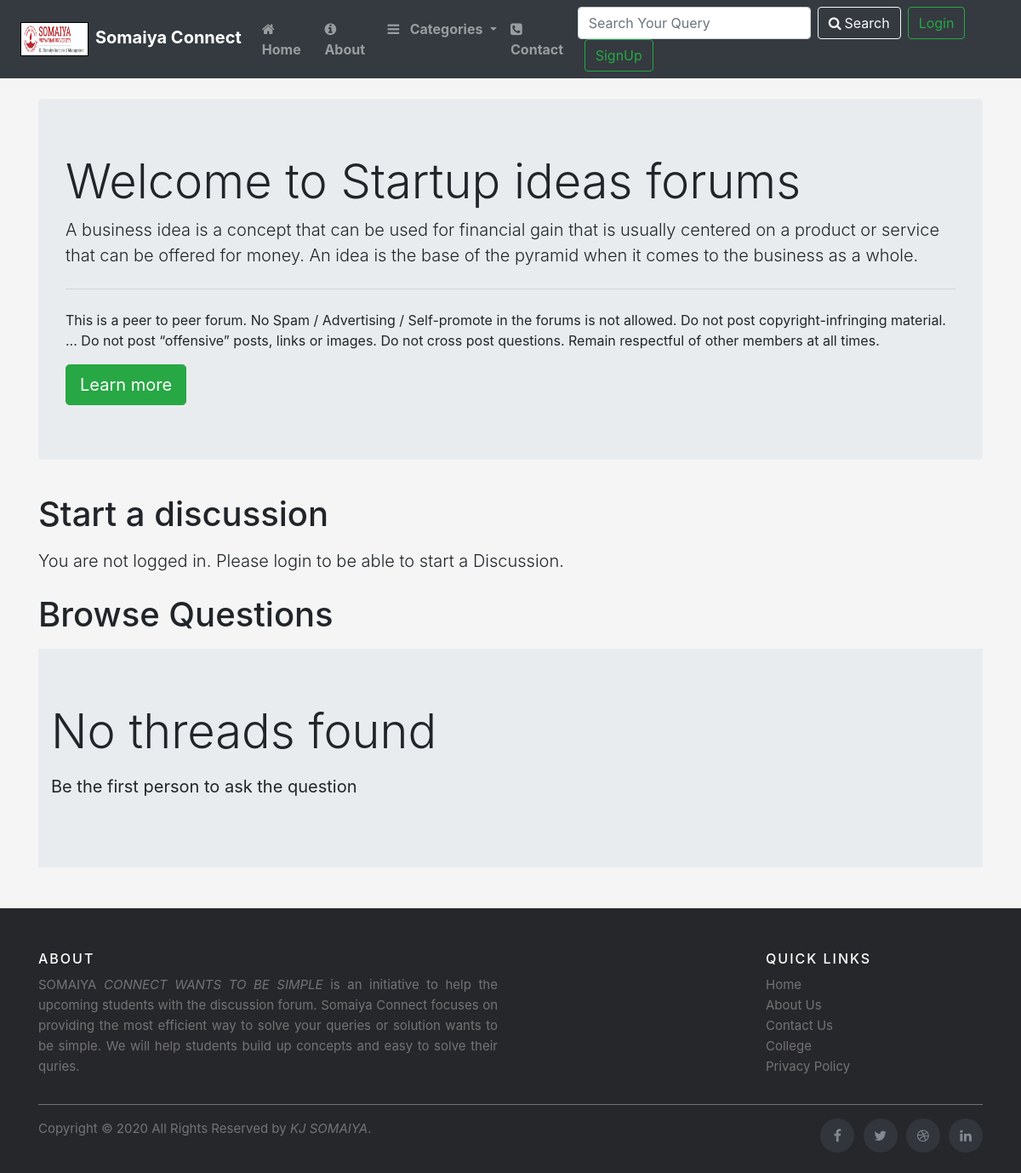
The page /threadlist.php?catid=4 on the database as committed earlier.
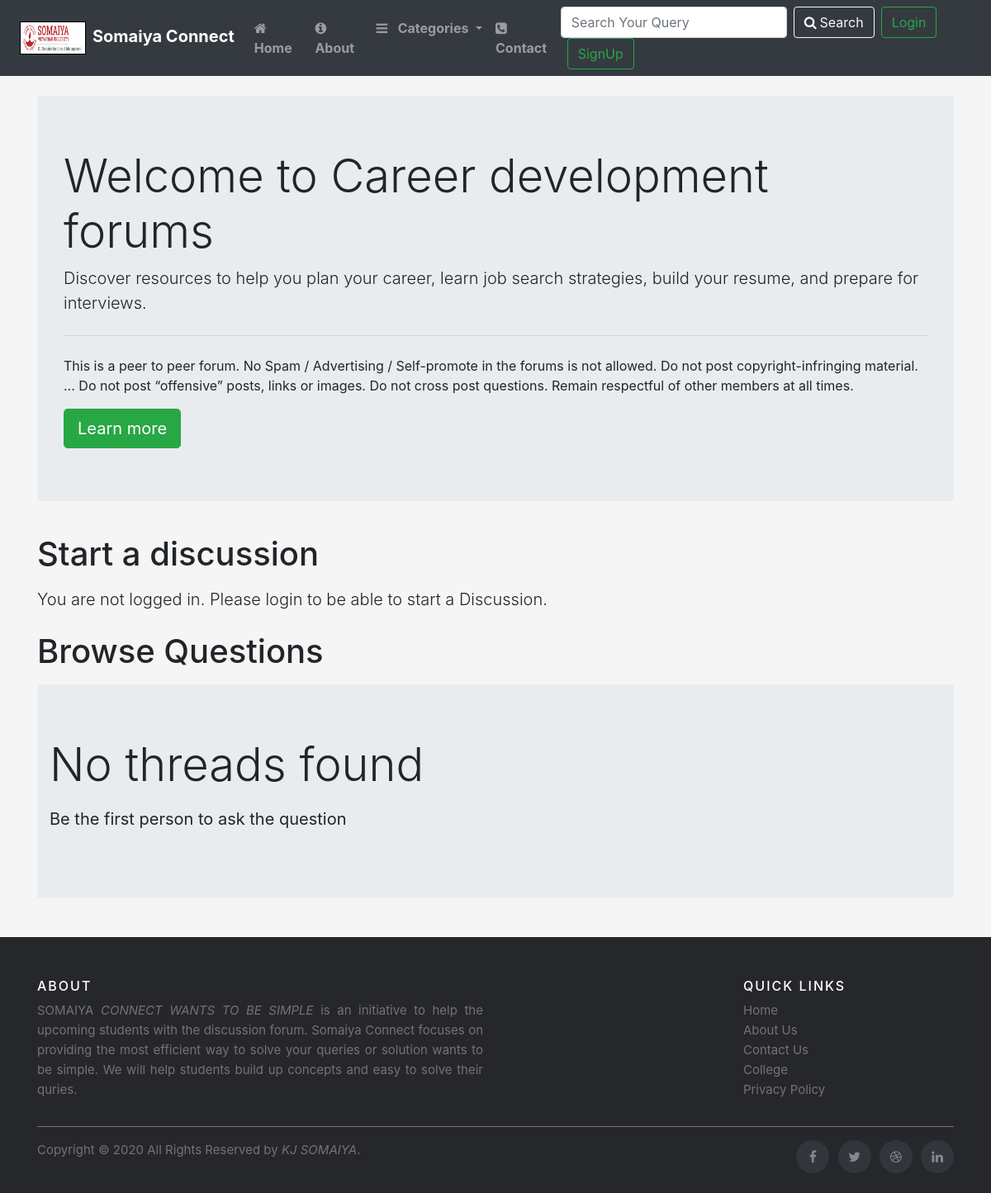
The same page on the database as committed later.
### tables this page shows
CREATE TABLE `categories` (
  `category_id` int(8) NOT NULL,
  `category_name` varchar(255) NOT NULL,
  `category_description` varchar(255) NOT NULL,
  `created` datetime DEFAULT current_timestamp()
);

### threadlist.php (the view, shortened to what this page needs)
<!doctype html>
<html lang="en">
<head>
    <link rel="stylesheet" href="https://stackpath.bootstrapcdn.com/bootstrap/4.5.0/css/bootstrap.min.css"
>
        <link rel="stylesheet" href="https://cdnjs.cloudflare.com/ajax/libs/font-awesome/4.7.0/css/font-awesome.min.css">
</head>
<body>
    <?php include 'partial/_header.php'; ?>
    <?php
      $id=$_GET['catid'];
      $sql="SELECT * FROM `categories` WHERE `category_id`=$id";
      $result=mysqli_query($conn, $sql);
      while($row=mysqli_fetch_assoc($result)){
       $catname=$row['category_name'];
       $catdesc=$row['category_description'];
      }
    ?>
    <div class="container my-4">
        <div class="jumbotron">
            <h1 class="display-4">Welcome to <?php echo $catname; ?> forums</h1>
            <p class="lead"><?php echo $catdesc; ?></p>
            <hr class="my-4">
            <p>This is a peer to peer forum. No Spam / Advertising /
                Self-promote in the forums is not allowed. Do not post copyright-infringing material. ...
                Do not post “offensive” posts, links or images. Do not cross post questions.
                Remain respectful of other members at all times.</p>
            <a class="btn btn-success btn-lg" href="#" role="button">Learn more</a>
        </div>
    </div>
    <?php
 if(isset($_SESSION['loggedin']) && $_SESSION['loggedin']=true){
    echo '<div class="container">
        <h1 class="py-2">Start a discussion</h1>
        <form action="'.$_SERVER['REQUEST_URI'].'" method="post">
    <div class="form-group">
        <label for="title">Problem Title</label>
        <input type="text" class="form-control" id="title" name="title" aria-describedby="titleHelp" Required>
        <small id="titleHelp" class="form-text text-muted">Keep your title as short and crisp as
            possible</small>
    </div>
    <input type="hidden" name="sno" value="'.$_SESSION['sno'].'">
    <div class="form-group">
        <label for="exampleFormControlTextarea1">Elaborate Your Problem</label>
        <textarea class="form-control" id="desc" name="desc" rows="3" required></textarea>
    </div>
    <button type="submit" class="btn btn-success">Submit</button>
    </form>
    </div>';
    }
    else{
    echo '   <div class="container">
    <h1 class="py-2">Start a discussion</h1>
    <p class="lead">You are not logged in. Please login to be able to start a Discussion.</p>
  </div>';
    }
    ?>
    <div class="container mb-5">
        <h1 class="py-2">Browse Questions</h1>
        <?php
      $noResult=true;
    if($noResult){
        echo '<div class="jumbotron jumbotron-fluid">
        <div class="container">
          <p class="display-4">No threads found</p>
          <p class="lead"><b>Be the first person to ask the question</b></p>
        </div>
      </div>';
    }
    ?>
    </div>
    <?php include 'partial/footer.php';  ?>
</body>
</html>

### partial new/partial/_header.php (shortened to what this page needs)
<?php
echo '<nav class="navbar navbar-expand-xl navbar-dark bg-dark">
<a class="navbar-brand" href="/collage_forum"><img src="logo.jpg" class="mx-2" width="80px" height="40px" style="border: 1px solid black; border-radius: 0%;"><b>Somaiya Connect</b></a>
<button class="navbar-toggler" type="button" data-toggle="collapse" data-target="#navbarSupportedContent" aria-controls="navbarSupportedContent" aria-expanded="false" aria-label="Toggle navigation">
  <span class="navbar-toggler-icon"></span>
</button>
<div class="collapse navbar-collapse" id="navbarSupportedContent">
  <ul class="navbar-nav mr-auto">
    <li class="nav-item ">
      <a class="nav-link" href="/collage_forum"><i class="fa fa-home mr-2" aria-hidden="true"></i><b>Home</b> <span class="sr-only">(current)</span></a>
    </li>
    <li class="nav-item">
      <a class="nav-link" href="about.php"><i class="fa fa-info-circle mr-2" aria-hidden="true"></i><b>About</b></a>
    </li>
    <li class="nav-item dropdown">
    <a class="nav-link dropdown-toggle" href="#" id="navbarDropdown" role="button" data-toggle="dropdown" aria-haspopup="true" aria-expanded="false"><i class="fa fa-bars mr-2" aria-hidden="true"></i>
    <b>Categories</b>
    </a>
    <div class="dropdown-menu" aria-labelledby="navbarDropdown">';
    echo '</div>
    </li>
    <li class="nav-item">
      <a class="nav-link" href="contact.php"><i class="fa fa-phone-square mr-2" aria-hidden="true"></i><b>Contact</b></a>
    </li>';
  echo '</ul>
   <div class="row mx-0">';
   if(isset($_SESSION['loggedin']) && $_SESSION['loggedin']=true){
   echo '<form class="form-inline my-2 my-lg-0" action="search.php" method="GET">
   <input class="form-control mr-sm-2" type="search" name="search" placeholder="Search Your Query" aria-label="Search">
   <button class="btn btn-outline-light my-2 my-sm-0" type="submit"><i class="fa  fa-search mr-1" aria-hidden="true"></i>Search</button>
     <a href="/collage_forum/partial/logout.php" class="btn btn-outline-success mx-2">Logout</a>
    </form>';
    }
   else{
    echo '<form class="form-inline my-2 my-lg-0" action="search.php" method="GET" >
        <input class="form-control mr-sm-2" type="search" name="search" placeholder="Search Your Query" aria-label="Search">
        <button class="btn btn-outline-light my-2 my-sm-0" type="submit"><i class="fa fa-search mr-1" aria-hidden="true"></i>Search</button>
    </form>
     <button class="btn btn-outline-success ml-2"  data-toggle="modal" data-target="#loginModal">Login</button>
    <button class="btn btn-outline-success mx-2" data-toggle="modal" data-target="#signupModal">SignUp</button>';
   }
    echo '</div>
</div>
</nav>';
?>

### partial new/partial/footer.php (shortened to what this page needs)
<footer class="site-footer ">
      <div class="container ">
        <div class="row">
          <div class="col-sm-12 col-md-6">
            <h6>About</h6>
            <p class="text-justify">SOMAIYA <i> CONNECT WANTS TO BE SIMPLE </i> is an initiative  to help the upcoming students with the discussion forum. Somaiya Connect focuses on providing the most efficient way to solve your queries or solution wants to be simple. We will help students build up concepts and easy to solve their quries.</p>
          </div>
          <div class="col-xs-6 col-md-3">
          </div>
          <div class="col-xs-6 col-md-3">
            <h6>Quick Links</h6>
            <ul class="footer-links">
            <li><a href="index.php">Home</a></li>
              <li><a href="about.php">About Us</a></li>
              <li><a href="contact.php">Contact Us</a></li>
              <li><a href="mbm.ac.in">College</a></li>
              <li><a href="#">Privacy Policy</a></li>
            </ul>
          </div>
        </div>
        <hr>
      </div>
      <div class="container">
        <div class="row">
          <div class="col-md-8 col-sm-6 col-xs-12">
            <p class="copyright-text">Copyright &copy; 2020 All Rights Reserved by
         <a href="#"><i>KJ SOMAIYA</i></a>.
            </p>
          </div>
          <div class="col-md-4 col-sm-6 col-xs-12">
            <ul class="social-icons">
              <li><a class="facebook" href="#"><i class="fa fa-facebook"></i></a></li>
              <li><a class="twitter" href="#"><i class="fa fa-twitter"></i></a></li>
              <li><a class="dribbble" href="#"><i class="fa fa-dribbble"></i></a></li>
              <li><a class="linkedin" href="#"><i class="fa fa-linkedin"></i></a></li>
            </ul>
          </div>
        </div>
      </div>
</footer>

### partial new/partial/_header.php (style rules this page uses)
body { background-color: #F5F5F5; }

### partial new/partial/footer.php (style rules this page uses)
.site-footer { background-color:#26272b; padding:45px 0 20px; font-size:15px; line-height:24px; color:#737373; }
.site-footer hr { border-top-color:#bbb; opacity:0.5 }
.site-footer h6 { color:#fff; font-size:16px; text-transform:uppercase; margin-top:5px; letter-spacing:2px }
.site-footer a { color:#737373; }
.footer-links { padding-left:0; list-style:none }
.footer-links li { display:block }
.footer-links a { color:#737373 }
.site-footer .social-icons { text-align:right }
.site-footer .social-icons a { width:40px; height:40px; line-height:40px; margin-left:6px; margin-right:0; border-radius:100%; background-color:#33353d }
.copyright-text { margin:0 }
.social-icons { padding-left:0; margin-bottom:0; list-style:none }
.social-icons li { display:inline-block; margin-bottom:4px }
.social-icons a { background-color:#eceeef; color:#818a91; font-size:16px; display:inline-block; line-height:44px; width:44px; height:44px; text-align:center; margin-right:8px; border-radius:100%; -webkit-transition:all .2s linear; -o-transition:all .2s linear; transition:all .2s linear }

Rows that differ between the two databases and show on the page:
changed categories: category_name "Startup ideas" → "Career development"; category_description "A business idea is a concept that can be used for financial gain that is usually centered on a product or service that can be offered for money. An idea is the base of the pyramid when it comes to the business as a whole." → "Discover resources to help you plan your career, learn job search strategies, build your resume, and prepare for interviews."
